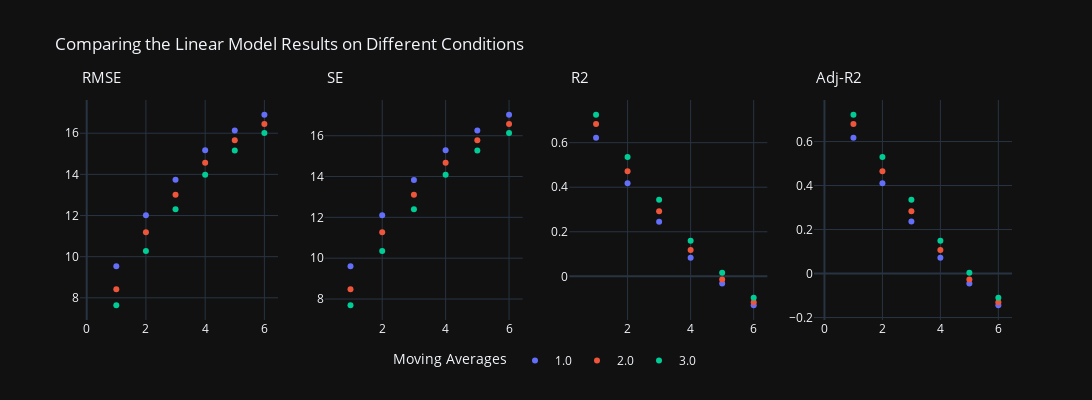
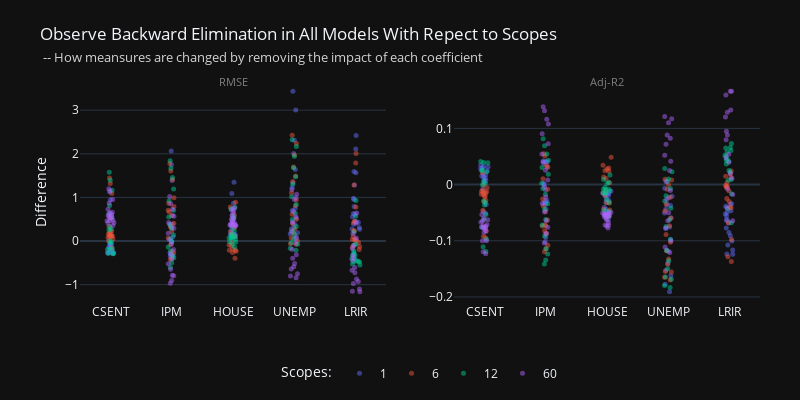
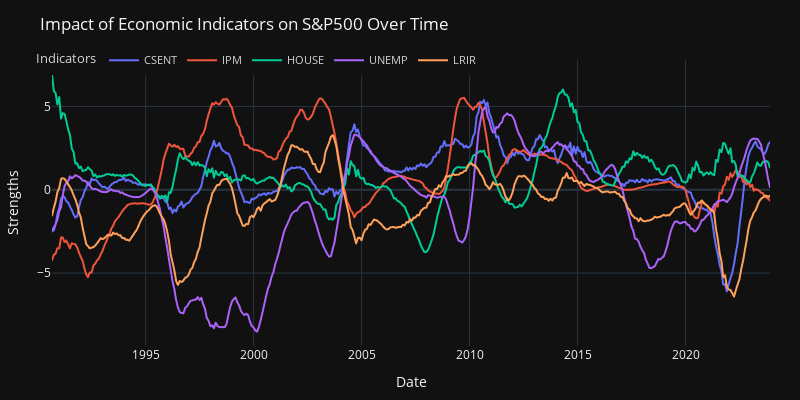

Write notebook code for charts like these, in order.
### Code cell
# comparing model performance & backward elimination test
fig1_1, fig1_2, fig1_3 = PA.model_learning([1, 6, 12, 60], model='LinR')

horizon_plots(fig1_1, 'Linear Model').show()
fig1_2.show()
fig1_3.show()

### Figure 1 — Plotly figure (JSON) as saved in the notebook; plotly's stock layout.template omitted (floating-point values rounded to 4 significant figures)
{"data": [{"hovertemplate": "MA=1.0<br>FP=%{x}<br>RMSE=%{y}<extra></extra>", "legendgroup": "1.0", "marker": {"color": "#636efa", "symbol": "circle"}, "mode": "markers", "name": "1.0", "orientation": "v", "showlegend": true, "type": "scatter", "x": [1, 2, 3, 4, 5, 6], "xaxis": "x", "y": [9.531, 12.02, 13.73, 15.18, 16.13, 16.9], "yaxis": "y"}, {"hovertemplate": "MA=2.0<br>FP=%{x}<br>RMSE=%{y}<extra></extra>", "legendgroup": "2.0", "marker": {"color": "#EF553B", "symbol": "circle"}, "mode": "markers", "name": "2.0", "orientation": "v", "showlegend": true, "type": "scatter", "x": [1, 2, 3, 4, 5, 6], "xaxis": "x", "y": [8.416, 11.19, 13.02, 14.57, 15.66, 16.45], "yaxis": "y"}, {"hovertemplate": "MA=3.0<br>FP=%{x}<br>RMSE=%{y}<extra></extra>", "legendgroup": "3.0", "marker": {"color": "#00cc96", "symbol": "circle"}, "mode": "markers", "name": "3.0", "orientation": "v", "showlegend": true, "type": "scatter", "x": [1, 2, 3, 4, 5, 6], "xaxis": "x", "y": [7.638, 10.27, 12.31, 13.98, 15.16, 16.02], "yaxis": "y"}, {"hovertemplate": "MA=1.0<br>FP=%{x}<br>SE=%{y}<extra></extra>", "legendgroup": "1.0", "marker": {"color": "#636efa", "symbol": "circle"}, "mode": "markers", "name": "1.0", "orientation": "v", "showlegend": false, "type": "scatter", "x": [1, 2, 3, 4, 5, 6], "xaxis": "x2", "y": [9.603, 12.11, 13.84, 15.29, 16.26, 17.03], "yaxis": "y2"}, {"hovertemplate": "MA=2.0<br>FP=%{x}<br>SE=%{y}<extra></extra>", "legendgroup": "2.0", "marker": {"color": "#EF553B", "symbol": "circle"}, "mode": "markers", "name": "2.0", "orientation": "v", "showlegend": false, "type": "scatter", "x": [1, 2, 3, 4, 5, 6], "xaxis": "x2", "y": [8.479, 11.27, 13.11, 14.68, 15.77, 16.58], "yaxis": "y2"}, {"hovertemplate": "MA=3.0<br>FP=%{x}<br>SE=%{y}<extra></extra>", "legendgroup": "3.0", "marker": {"color": "#00cc96", "symbol": "circle"}, "mode": "markers", "name": "3.0", "orientation": "v", "showlegend": false, "type": "scatter", "x": [1, 2, 3, 4, 5, 6], "xaxis": "x2", "y": [7.695, 10.35, 12.4, 14.08, 15.27, 16.14], "yaxis": "y2"}, {"hovertemplate": "MA=1.0<br>FP=%{x}<br>R2=%{y}<extra></extra>", "legendgroup": "1.0", "marker": {"color": "#636efa", "symbol": "circle"}, "mode": "markers", "name": "1.0", "orientation": "v", "showlegend": false, "type": "scatter", "x": [1, 2, 3, 4, 5, 6], "xaxis": "x3", "y": [0.6218, 0.4177, 0.2455, 0.08368, -0.03204, -0.1299], "yaxis": "y3"}, {"hovertemplate": "MA=2.0<br>FP=%{x}<br>R2=%{y}<extra></extra>", "legendgroup": "2.0", "marker": {"color": "#EF553B", "symbol": "circle"}, "mode": "markers", "name": "2.0", "orientation": "v", "showlegend": false, "type": "scatter", "x": [1, 2, 3, 4, 5, 6], "xaxis": "x3", "y": [0.6842, 0.4711, 0.2916, 0.1185, -0.01389, -0.1168], "yaxis": "y3"}, {"hovertemplate": "MA=3.0<br>FP=%{x}<br>R2=%{y}<extra></extra>", "legendgroup": "3.0", "marker": {"color": "#00cc96", "symbol": "circle"}, "mode": "markers", "name": "3.0", "orientation": "v", "showlegend": false, "type": "scatter", "x": [1, 2, 3, 4, 5, 6], "xaxis": "x3", "y": [0.7253, 0.5351, 0.3433, 0.1597, 0.01615, -0.09584], "yaxis": "y3"}, {"hovertemplate": "MA=1.0<br>FP=%{x}<br>Adj-R2=%{y}<extra></extra>", "legendgroup": "1.0", "marker": {"color": "#636efa", "symbol": "circle"}, "mode": "markers", "name": "1.0", "orientation": "v", "showlegend": false, "type": "scatter", "x": [1, 2, 3, 4, 5, 6], "xaxis": "x4", "y": [0.6171, 0.4104, 0.236, 0.07211, -0.04511, -0.1442], "yaxis": "y4"}, {"hovertemplate": "MA=2.0<br>FP=%{x}<br>Adj-R2=%{y}<extra></extra>", "legendgroup": "2.0", "marker": {"color": "#EF553B", "symbol": "circle"}, "mode": "markers", "name": "2.0", "orientation": "v", "showlegend": false, "type": "scatter", "x": [1, 2, 3, 4, 5, 6], "xaxis": "x4", "y": [0.6802, 0.4645, 0.2826, 0.1074, -0.02672, -0.1309], "yaxis": "y4"}, {"hovertemplate": "MA=3.0<br>FP=%{x}<br>Adj-R2=%{y}<extra></extra>", "legendgroup": "3.0", "marker": {"color": "#00cc96", "symbol": "circle"}, "mode": "markers", "name": "3.0", "orientation": "v", "showlegend": false, "type": "scatter", "x": [1, 2, 3, 4, 5, 6], "xaxis": "x4", "y": [0.7218, 0.5293, 0.3351, 0.149, 0.003698, -0.1097], "yaxis": "y4"}], "layout": {"annotations": [{"font": {"size": 15}, "showarrow": false, "text": "RMSE", "x": 0.5, "xanchor": "center", "xref": "x", "y": 1.05, "yanchor": "bottom", "yref": "paper"}, {"font": {"size": 15}, "showarrow": false, "text": "SE", "x": 0.5, "xanchor": "center", "xref": "x2", "y": 1.05, "yanchor": "bottom", "yref": "paper"}, {"font": {"size": 15}, "showarrow": false, "text": "R2", "x": 0.5, "xanchor": "center", "xref": "x3", "y": 1.05, "yanchor": "bottom", "yref": "paper"}, {"font": {"size": 15}, "showarrow": false, "text": "Adj-R2", "x": 0.5, "xanchor": "center", "xref": "x4", "y": 1.05, "yanchor": "bottom", "yref": "paper"}], "height": 400, "legend": {"orientation": "h", "title": {"text": "Moving Averages"}, "x": 0.5, "xanchor": "center", "y": -0.25, "yanchor": "bottom"}, "title": {"text": "Comparing the Linear Model Results on Different Conditions"}, "width": 1250, "xaxis": {"anchor": "y", "domain": [0, 0.2125]}, "xaxis2": {"anchor": "y2", "domain": [0.2625, 0.475]}, "xaxis3": {"anchor": "y3", "domain": [0.525, 0.7375]}, "xaxis4": {"anchor": "y4", "domain": [0.7875, 1]}, "yaxis": {"anchor": "x", "domain": [0, 1]}, "yaxis2": {"anchor": "x2", "domain": [0, 1]}, "yaxis3": {"anchor": "x3", "domain": [0, 1]}, "yaxis4": {"anchor": "x4", "domain": [0, 1]}}}

### Figure 2 — Plotly figure (JSON) as saved in the notebook; plotly's stock layout.template omitted (floating-point values rounded to 4 significant figures)
{"data": [{"alignmentgroup": "True", "boxpoints": "all", "fillcolor": "rgba(255,255,255,0)", "hoveron": "points", "hovertemplate": "sc=1<br>theta=%{x}<br>diff=%{y}<extra></extra>", "legendgroup": "1", "line": {"color": "rgba(255,255,255,0)"}, "marker": {"color": "#636efa", "opacity": 0.5, "size": 5}, "name": "1", "offsetgroup": "1", "orientation": "v", "pointpos": 0, "showlegend": true, "type": "box", "x": ["CSENT", "IPM", "HOUSE", "UNEMP", "LRIR", "CSENT", "IPM", "HOUSE", "UNEMP", "LRIR", "CSENT", "IPM", "HOUSE", "UNEMP", "LRIR", "CSENT", "IPM", "HOUSE", "UNEMP", "LRIR", "CSENT", "IPM", "HOUSE", "UNEMP", "LRIR", "CSENT", "IPM", "HOUSE", "UNEMP", "LRIR", "CSENT", "IPM", "HOUSE", "UNEMP", "LRIR", "CSENT", "IPM", "HOUSE", "UNEMP", "LRIR", "CSENT", "IPM", "HOUSE", "UNEMP", "LRIR", "CSENT", "IPM", "HOUSE", "UNEMP", "LRIR", "CSENT", "IPM", "HOUSE", "UNEMP", "LRIR", "CSENT", "IPM", "HOUSE", "UNEMP", "LRIR", "CSENT", "IPM", "HOUSE", "UNEMP", "LRIR", "CSENT", "IPM", "HOUSE", "UNEMP", "LRIR", "CSENT", "IPM", "HOUSE", "UNEMP", "LRIR", "CSENT", "IPM", "HOUSE", "UNEMP", "LRIR", "CSENT", "IPM", "HOUSE", "UNEMP", "LRIR", "CSENT", "IPM", "HOUSE", "UNEMP", "LRIR"], "x0": " ", "xaxis": "x", "y": [0.5975, 1.388, 0.8647, 2.312, 1.595, -0.1888, 0.3842, 0.4755, 1.335, 0.9837, -0.1946, 0.2969, 0.3169, 0.7505, 0.6318, -0.2571, -0.01871, 0.1417, 0.3824, 0.44, -0.2687, -0.3483, 0.09658, 0.1903, 0.3844, -0.1399, -0.3291, 0.1198, 0.0529, 0.3079, 0.9468, 1.749, 1.09, 3.002, 2.109, -0.09525, 0.3534, 0.5865, 1.642, 1.282, -0.1458, 0.3415, 0.4555, 0.9965, 0.7891, -0.2717, -0.004315, 0.2324, 0.5225, 0.5583, -0.2866, -0.3403, 0.1413, 0.3032, 0.425, -0.09389, -0.3391, 0.1551, 0.1627, 0.2739, 1.123, 2.064, 1.347, 3.437, 2.421, 0.108, 0.5914, 0.7401, 2.008, 1.567, -0.04769, 0.3819, 0.5266, 1.228, 0.955, -0.2305, 0.08946, 0.2571, 0.7005, 0.6168, -0.2669, -0.2666, 0.1501, 0.411, 0.4539, -0.06992, -0.2956, 0.1513, 0.2729, 0.2677], "y0": " ", "yaxis": "y"}, {"alignmentgroup": "True", "boxpoints": "all", "fillcolor": "rgba(255,255,255,0)", "hoveron": "points", "hovertemplate": "sc=1<br>theta=%{x}<br>diff=%{y}<extra></extra>", "legendgroup": "1", "line": {"color": "rgba(255,255,255,0)"}, "marker": {"color": "#636efa", "opacity": 0.5, "size": 5}, "name": "1", "offsetgroup": "1", "orientation": "v", "pointpos": 0, "showlegend": false, "type": "box", "x": ["CSENT", "IPM", "HOUSE", "UNEMP", "LRIR", "CSENT", "IPM", "HOUSE", "UNEMP", "LRIR", "CSENT", "IPM", "HOUSE", "UNEMP", "LRIR", "CSENT", "IPM", "HOUSE", "UNEMP", "LRIR", "CSENT", "IPM", "HOUSE", "UNEMP", "LRIR", "CSENT", "IPM", "HOUSE", "UNEMP", "LRIR", "CSENT", "IPM", "HOUSE", "UNEMP", "LRIR", "CSENT", "IPM", "HOUSE", "UNEMP", "LRIR", "CSENT", "IPM", "HOUSE", "UNEMP", "LRIR", "CSENT", "IPM", "HOUSE", "UNEMP", "LRIR", "CSENT", "IPM", "HOUSE", "UNEMP", "LRIR", "CSENT", "IPM", "HOUSE", "UNEMP", "LRIR", "CSENT", "IPM", "HOUSE", "UNEMP", "LRIR", "CSENT", "IPM", "HOUSE", "UNEMP", "LRIR", "CSENT", "IPM", "HOUSE", "UNEMP", "LRIR", "CSENT", "IPM", "HOUSE", "UNEMP", "LRIR", "CSENT", "IPM", "HOUSE", "UNEMP", "LRIR", "CSENT", "IPM", "HOUSE", "UNEMP", "LRIR"], "x0": " ", "xaxis": "x2", "y": [-0.0353, -0.08641, -0.05202, -0.1526, -0.1006, 0.01547, -0.03237, -0.04024, -0.1176, -0.08526, 0.01884, -0.02933, -0.03134, -0.07551, -0.06327, 0.02825, 0.002073, -0.0158, -0.043, -0.04958, 0.0319, 0.04123, -0.01161, -0.02293, -0.04663, 0.0173, 0.04044, -0.01494, -0.00658, -0.03861, -0.04771, -0.09403, -0.05561, -0.1773, -0.1166, 0.007435, -0.02826, -0.04746, -0.1402, -0.1075, 0.0137, -0.03278, -0.04395, -0.0984, -0.07724, 0.02968, 0.0004762, -0.02588, -0.05882, -0.06294, 0.03432, 0.04067, -0.01717, -0.03705, -0.05215, 0.01176, 0.04212, -0.01959, -0.02055, -0.03472, -0.05107, -0.1023, -0.06255, -0.1909, -0.1238, -0.007827, -0.04412, -0.05569, -0.1622, -0.1235, 0.004349, -0.03554, -0.04934, -0.1188, -0.09125, 0.02478, -0.009742, -0.02818, -0.07814, -0.06858, 0.03196, 0.03192, -0.01824, -0.0504, -0.05576, 0.008808, 0.03695, -0.01921, -0.03478, -0.03411], "y0": " ", "yaxis": "y2"}, {"alignmentgroup": "True", "boxpoints": "all", "fillcolor": "rgba(255,255,255,0)", "hoveron": "points", "hovertemplate": "sc=6<br>theta=%{x}<br>diff=%{y}<extra></extra>", "legendgroup": "6", "line": {"color": "rgba(255,255,255,0)"}, "marker": {"color": "#EF553B", "opacity": 0.5, "size": 5}, "name": "6", "offsetgroup": "6", "orientation": "v", "pointpos": 0, "showlegend": true, "type": "box", "x": ["CSENT", "IPM", "HOUSE", "UNEMP", "LRIR", "CSENT", "IPM", "HOUSE", "UNEMP", "LRIR", "CSENT", "IPM", "HOUSE", "UNEMP", "LRIR", "CSENT", "IPM", "HOUSE", "UNEMP", "LRIR", "CSENT", "IPM", "HOUSE", "UNEMP", "LRIR", "CSENT", "IPM", "HOUSE", "UNEMP", "LRIR", "CSENT", "IPM", "HOUSE", "UNEMP", "LRIR", "CSENT", "IPM", "HOUSE", "UNEMP", "LRIR", "CSENT", "IPM", "HOUSE", "UNEMP", "LRIR", "CSENT", "IPM", "HOUSE", "UNEMP", "LRIR", "CSENT", "IPM", "HOUSE", "UNEMP", "LRIR", "CSENT", "IPM", "HOUSE", "UNEMP", "LRIR", "CSENT", "IPM", "HOUSE", "UNEMP", "LRIR", "CSENT", "IPM", "HOUSE", "UNEMP", "LRIR", "CSENT", "IPM", "HOUSE", "UNEMP", "LRIR", "CSENT", "IPM", "HOUSE", "UNEMP", "LRIR", "CSENT", "IPM", "HOUSE", "UNEMP", "LRIR", "CSENT", "IPM", "HOUSE", "UNEMP", "LRIR"], "x0": " ", "xaxis": "x", "y": [1.092, 1.413, 0.5997, 1.973, 1.286, 0.2336, 0.8666, 0.2081, 1.363, 0.4265, 0.1622, 0.5822, 0.09904, 0.8139, 0.2336, 0.04663, 0.2185, -0.2134, 0.3975, 0.01055, 0.102, -0.2762, -0.3964, 0.06818, 0.03828, -0.1616, -0.424, -0.2136, -0.06284, 0.2302, 1.319, 1.607, 0.7817, 2.236, 1.791, 0.3323, 0.7919, 0.3608, 1.489, 0.4542, 0.1126, 0.6637, 0.1442, 0.947, 0.1051, 0.1197, 0.3252, -0.09115, 0.5016, -0.0326, 0.1627, -0.08323, -0.2367, 0.179, -0.1019, 0.006329, -0.3866, -0.2603, -0.07195, 0.02678, 1.443, 1.78, 0.8897, 2.424, 2.007, 0.5312, 0.9948, 0.5243, 1.698, 0.778, 0.1668, 0.7032, 0.312, 1.104, 0.03234, 0.08259, 0.4065, -0.02969, 0.6154, -0.1276, 0.2196, 0.06669, -0.1095, 0.2781, -0.1944, 0.1092, -0.2342, -0.1802, -0.001023, -0.1459], "y0": " ", "yaxis": "y"}, {"alignmentgroup": "True", "boxpoints": "all", "fillcolor": "rgba(255,255,255,0)", "hoveron": "points", "hovertemplate": "sc=6<br>theta=%{x}<br>diff=%{y}<extra></extra>", "legendgroup": "6", "line": {"color": "rgba(255,255,255,0)"}, "marker": {"color": "#EF553B", "opacity": 0.5, "size": 5}, "name": "6", "offsetgroup": "6", "orientation": "v", "pointpos": 0, "showlegend": false, "type": "box", "x": ["CSENT", "IPM", "HOUSE", "UNEMP", "LRIR", "CSENT", "IPM", "HOUSE", "UNEMP", "LRIR", "CSENT", "IPM", "HOUSE", "UNEMP", "LRIR", "CSENT", "IPM", "HOUSE", "UNEMP", "LRIR", "CSENT", "IPM", "HOUSE", "UNEMP", "LRIR", "CSENT", "IPM", "HOUSE", "UNEMP", "LRIR", "CSENT", "IPM", "HOUSE", "UNEMP", "LRIR", "CSENT", "IPM", "HOUSE", "UNEMP", "LRIR", "CSENT", "IPM", "HOUSE", "UNEMP", "LRIR", "CSENT", "IPM", "HOUSE", "UNEMP", "LRIR", "CSENT", "IPM", "HOUSE", "UNEMP", "LRIR", "CSENT", "IPM", "HOUSE", "UNEMP", "LRIR", "CSENT", "IPM", "HOUSE", "UNEMP", "LRIR", "CSENT", "IPM", "HOUSE", "UNEMP", "LRIR", "CSENT", "IPM", "HOUSE", "UNEMP", "LRIR", "CSENT", "IPM", "HOUSE", "UNEMP", "LRIR", "CSENT", "IPM", "HOUSE", "UNEMP", "LRIR", "CSENT", "IPM", "HOUSE", "UNEMP", "LRIR"], "x0": " ", "xaxis": "x2", "y": [-0.08209, -0.1081, -0.0439, -0.1554, -0.09769, -0.02161, -0.08237, -0.01923, -0.1323, -0.03978, -0.01728, -0.063, -0.01053, -0.08884, -0.02495, -0.005467, -0.02577, 0.0248, -0.04717, -0.001235, -0.01272, 0.03403, 0.04865, -0.008495, -0.004765, 0.02103, 0.05475, 0.02776, 0.008205, -0.03033, -0.09211, -0.1142, -0.05283, -0.1648, -0.1286, -0.03007, -0.07318, -0.03269, -0.1419, -0.04133, -0.01183, -0.07128, -0.01518, -0.1028, -0.01104, -0.01406, -0.03847, 0.01062, -0.0597, 0.003807, -0.02048, 0.01039, 0.02941, -0.02255, 0.01272, -0.000841, 0.05074, 0.0343, 0.009536, -0.00356, -0.09481, -0.1196, -0.05632, -0.1696, -0.1368, -0.04576, -0.08772, -0.04516, -0.1549, -0.06786, -0.01713, -0.07385, -0.03224, -0.1179, -0.003303, -0.009637, -0.048, 0.003449, -0.07323, 0.01477, -0.02772, -0.008373, 0.01366, -0.03516, 0.02419, -0.01462, 0.03103, 0.02392, 0.0001365, 0.01939], "y0": " ", "yaxis": "y2"}, {"alignmentgroup": "True", "boxpoints": "all", "fillcolor": "rgba(255,255,255,0)", "hoveron": "points", "hovertemplate": "sc=12<br>theta=%{x}<br>diff=%{y}<extra></extra>", "legendgroup": "12", "line": {"color": "rgba(255,255,255,0)"}, "marker": {"color": "#00cc96", "opacity": 0.5, "size": 5}, "name": "12", "offsetgroup": "12", "orientation": "v", "pointpos": 0, "showlegend": true, "type": "box", "x": ["CSENT", "IPM", "HOUSE", "UNEMP", "LRIR", "CSENT", "IPM", "HOUSE", "UNEMP", "LRIR", "CSENT", "IPM", "HOUSE", "UNEMP", "LRIR", "CSENT", "IPM", "HOUSE", "UNEMP", "LRIR", "CSENT", "IPM", "HOUSE", "UNEMP", "LRIR", "CSENT", "IPM", "HOUSE", "UNEMP", "LRIR", "CSENT", "IPM", "HOUSE", "UNEMP", "LRIR", "CSENT", "IPM", "HOUSE", "UNEMP", "LRIR", "CSENT", "IPM", "HOUSE", "UNEMP", "LRIR", "CSENT", "IPM", "HOUSE", "UNEMP", "LRIR", "CSENT", "IPM", "HOUSE", "UNEMP", "LRIR", "CSENT", "IPM", "HOUSE", "UNEMP", "LRIR", "CSENT", "IPM", "HOUSE", "UNEMP", "LRIR", "CSENT", "IPM", "HOUSE", "UNEMP", "LRIR", "CSENT", "IPM", "HOUSE", "UNEMP", "LRIR", "CSENT", "IPM", "HOUSE", "UNEMP", "LRIR", "CSENT", "IPM", "HOUSE", "UNEMP", "LRIR", "CSENT", "IPM", "HOUSE", "UNEMP", "LRIR"], "x0": " ", "xaxis": "x", "y": [1.162, 1.457, 0.5655, 1.941, 0.2071, 0.5276, 0.7049, 0.1485, 1.301, -0.2228, 0.2772, 0.2944, 0.07204, 0.6392, -0.3256, -0.05092, -0.01718, -0.1365, 0.231, -0.4034, -0.1889, -0.3304, -0.06942, -0.04214, -0.328, -0.2854, -0.6026, 0.1149, -0.2088, -0.06577, 1.391, 1.666, 0.7348, 2.169, 0.5654, 0.633, 0.923, 0.3304, 1.475, -0.2641, 0.255, 0.3849, 0.1267, 0.8363, -0.4037, 0.001487, 0.05425, -0.01705, 0.3319, -0.4665, -0.1946, -0.229, -0.0297, 0.05125, -0.4576, -0.283, -0.5006, 0.06205, -0.1642, -0.2971, 1.575, 1.84, 0.7756, 2.32, 0.929, 0.8129, 1.195, 0.5151, 1.683, -0.08472, 0.3254, 0.5505, 0.237, 1.018, -0.4811, -0.0183, 0.1381, 0.06446, 0.4913, -0.5278, -0.1703, -0.1375, 0.03875, 0.1461, -0.5498, -0.2927, -0.3855, 0.08257, -0.07147, -0.4699], "y0": " ", "yaxis": "y"}, {"alignmentgroup": "True", "boxpoints": "all", "fillcolor": "rgba(255,255,255,0)", "hoveron": "points", "hovertemplate": "sc=12<br>theta=%{x}<br>diff=%{y}<extra></extra>", "legendgroup": "12", "line": {"color": "rgba(255,255,255,0)"}, "marker": {"color": "#00cc96", "opacity": 0.5, "size": 5}, "name": "12", "offsetgroup": "12", "orientation": "v", "pointpos": 0, "showlegend": false, "type": "box", "x": ["CSENT", "IPM", "HOUSE", "UNEMP", "LRIR", "CSENT", "IPM", "HOUSE", "UNEMP", "LRIR", "CSENT", "IPM", "HOUSE", "UNEMP", "LRIR", "CSENT", "IPM", "HOUSE", "UNEMP", "LRIR", "CSENT", "IPM", "HOUSE", "UNEMP", "LRIR", "CSENT", "IPM", "HOUSE", "UNEMP", "LRIR", "CSENT", "IPM", "HOUSE", "UNEMP", "LRIR", "CSENT", "IPM", "HOUSE", "UNEMP", "LRIR", "CSENT", "IPM", "HOUSE", "UNEMP", "LRIR", "CSENT", "IPM", "HOUSE", "UNEMP", "LRIR", "CSENT", "IPM", "HOUSE", "UNEMP", "LRIR", "CSENT", "IPM", "HOUSE", "UNEMP", "LRIR", "CSENT", "IPM", "HOUSE", "UNEMP", "LRIR", "CSENT", "IPM", "HOUSE", "UNEMP", "LRIR", "CSENT", "IPM", "HOUSE", "UNEMP", "LRIR", "CSENT", "IPM", "HOUSE", "UNEMP", "LRIR", "CSENT", "IPM", "HOUSE", "UNEMP", "LRIR", "CSENT", "IPM", "HOUSE", "UNEMP", "LRIR"], "x0": " ", "xaxis": "x2", "y": [-0.09724, -0.1236, -0.04595, -0.1685, -0.01653, -0.05337, -0.07181, -0.01479, -0.1357, 0.02186, -0.0319, -0.0339, -0.00823, -0.07448, 0.03668, 0.006383, 0.002155, 0.01706, -0.02922, 0.05, 0.02476, 0.04312, 0.009132, 0.005548, 0.04281, 0.03889, 0.08137, -0.01584, 0.02853, 0.009021, -0.1106, -0.1344, -0.05637, -0.1795, -0.04298, -0.06211, -0.09167, -0.032, -0.1499, 0.02491, -0.02909, -0.04411, -0.01438, -0.09744, 0.04494, -0.0001876, -0.006857, 0.00215, -0.04234, 0.05795, 0.02599, 0.03054, 0.003986, -0.006895, 0.0606, 0.03937, 0.0692, -0.008723, 0.02293, 0.04132, -0.1193, -0.1415, -0.05604, -0.1832, -0.06774, -0.07632, -0.1141, -0.04769, -0.1644, 0.007623, -0.03638, -0.06209, -0.02641, -0.1169, 0.05211, 0.002296, -0.01742, -0.008108, -0.0627, 0.06503, 0.02291, 0.01853, -0.005249, -0.01985, 0.07308, 0.04129, 0.05422, -0.01178, 0.01015, 0.06591], "y0": " ", "yaxis": "y2"}, {"alignmentgroup": "True", "boxpoints": "all", "fillcolor": "rgba(255,255,255,0)", "hoveron": "points", "hovertemplate": "sc=60<br>theta=%{x}<br>diff=%{y}<extra></extra>", "legendgroup": "60", "line": {"color": "rgba(255,255,255,0)"}, "marker": {"color": "#ab63fa", "opacity": 0.5, "size": 5}, "name": "60", "offsetgroup": "60", "orientation": "v", "pointpos": 0, "showlegend": true, "type": "box", "x": ["CSENT", "IPM", "HOUSE", "UNEMP", "LRIR", "CSENT", "IPM", "HOUSE", "UNEMP", "LRIR", "CSENT", "IPM", "HOUSE", "UNEMP", "LRIR", "CSENT", "IPM", "HOUSE", "UNEMP", "LRIR", "CSENT", "IPM", "HOUSE", "UNEMP", "LRIR", "CSENT", "IPM", "HOUSE", "UNEMP", "LRIR", "CSENT", "IPM", "HOUSE", "UNEMP", "LRIR", "CSENT", "IPM", "HOUSE", "UNEMP", "LRIR", "CSENT", "IPM", "HOUSE", "UNEMP", "LRIR", "CSENT", "IPM", "HOUSE", "UNEMP", "LRIR", "CSENT", "IPM", "HOUSE", "UNEMP", "LRIR", "CSENT", "IPM", "HOUSE", "UNEMP", "LRIR", "CSENT", "IPM", "HOUSE", "UNEMP", "LRIR", "CSENT", "IPM", "HOUSE", "UNEMP", "LRIR", "CSENT", "IPM", "HOUSE", "UNEMP", "LRIR", "CSENT", "IPM", "HOUSE", "UNEMP", "LRIR", "CSENT", "IPM", "HOUSE", "UNEMP", "LRIR", "CSENT", "IPM", "HOUSE", "UNEMP", "LRIR"], "x0": " ", "xaxis": "x", "y": [0.95, 0.7275, 0.6937, 0.9515, 0.1715, 0.6499, 0.2937, 0.5222, 0.4338, -0.174, 0.5861, -0.0667, 0.4239, -0.04437, -0.4397, 0.4782, -0.4148, 0.3761, -0.3964, -0.7274, 0.4191, -0.7851, 0.3493, -0.6396, -0.9738, 0.3582, -0.9659, 0.3829, -0.8417, -1.166, 1.148, 0.853, 0.7565, 1.07, 0.4077, 0.7287, 0.4265, 0.5878, 0.5575, -0.09993, 0.608, 0.03538, 0.4524, 0.08428, -0.3896, 0.5377, -0.302, 0.3902, -0.313, -0.6719, 0.4663, -0.6497, 0.3512, -0.5904, -0.9304, 0.4146, -0.9056, 0.3632, -0.8044, -1.153, 1.201, 1.024, 0.7181, 1.182, 0.6418, 0.8702, 0.5671, 0.646, 0.6782, 0.07022, 0.6577, 0.1775, 0.504, 0.2139, -0.3242, 0.5725, -0.1931, 0.4153, -0.1885, -0.6095, 0.5286, -0.5205, 0.3712, -0.5129, -0.8685, 0.4669, -0.794, 0.3544, -0.7489, -1.1], "y0": " ", "yaxis": "y"}, {"alignmentgroup": "True", "boxpoints": "all", "fillcolor": "rgba(255,255,255,0)", "hoveron": "points", "hovertemplate": "sc=60<br>theta=%{x}<br>diff=%{y}<extra></extra>", "legendgroup": "60", "line": {"color": "rgba(255,255,255,0)"}, "marker": {"color": "#ab63fa", "opacity": 0.5, "size": 5}, "name": "60", "offsetgroup": "60", "orientation": "v", "pointpos": 0, "showlegend": false, "type": "box", "x": ["CSENT", "IPM", "HOUSE", "UNEMP", "LRIR", "CSENT", "IPM", "HOUSE", "UNEMP", "LRIR", "CSENT", "IPM", "HOUSE", "UNEMP", "LRIR", "CSENT", "IPM", "HOUSE", "UNEMP", "LRIR", "CSENT", "IPM", "HOUSE", "UNEMP", "LRIR", "CSENT", "IPM", "HOUSE", "UNEMP", "LRIR", "CSENT", "IPM", "HOUSE", "UNEMP", "LRIR", "CSENT", "IPM", "HOUSE", "UNEMP", "LRIR", "CSENT", "IPM", "HOUSE", "UNEMP", "LRIR", "CSENT", "IPM", "HOUSE", "UNEMP", "LRIR", "CSENT", "IPM", "HOUSE", "UNEMP", "LRIR", "CSENT", "IPM", "HOUSE", "UNEMP", "LRIR", "CSENT", "IPM", "HOUSE", "UNEMP", "LRIR", "CSENT", "IPM", "HOUSE", "UNEMP", "LRIR", "CSENT", "IPM", "HOUSE", "UNEMP", "LRIR", "CSENT", "IPM", "HOUSE", "UNEMP", "LRIR", "CSENT", "IPM", "HOUSE", "UNEMP", "LRIR", "CSENT", "IPM", "HOUSE", "UNEMP", "LRIR"], "x0": " ", "xaxis": "x2", "y": [-0.09991, -0.07586, -0.07224, -0.1001, -0.0175, -0.07571, -0.03379, -0.06056, -0.05016, 0.0197, -0.07414, 0.008262, -0.05334, 0.0055, 0.0538, -0.06464, 0.05459, -0.05068, 0.05219, 0.09481, -0.05955, 0.1078, -0.04953, 0.08817, 0.1329, -0.05321, 0.1384, -0.05691, 0.121, 0.166, -0.1194, -0.08766, -0.07743, -0.1109, -0.04114, -0.08465, -0.049, -0.06793, -0.06436, 0.01126, -0.07715, -0.004404, -0.05711, -0.01051, 0.04781, -0.07326, 0.04009, -0.05293, 0.04154, 0.08814, -0.06716, 0.09055, -0.05042, 0.08243, 0.1286, -0.06249, 0.1315, -0.05467, 0.1172, 0.1663, -0.1231, -0.1042, -0.07212, -0.1211, -0.06424, -0.1001, -0.06448, -0.07367, -0.07743, -0.007831, -0.08303, -0.02203, -0.06329, -0.02659, 0.03954, -0.07799, 0.02566, -0.05629, 0.02506, 0.0799, -0.07641, 0.07288, -0.0534, 0.07183, 0.1203, -0.07094, 0.1163, -0.05367, 0.1099, 0.1597], "y0": " ", "yaxis": "y2"}], "layout": {"annotations": [{"font": {"color": "grey", "size": 11}, "showarrow": false, "text": "RMSE", "x": 0.225, "xanchor": "center", "xref": "paper", "y": 0.95, "yanchor": "bottom", "yref": "paper"}, {"font": {"color": "grey", "size": 11}, "showarrow": false, "text": "Adj-R2", "x": 0.775, "xanchor": "center", "xref": "paper", "y": 0.95, "yanchor": "bottom", "yref": "paper"}], "height": 400, "legend": {"orientation": "h", "title": {"text": "Scopes:"}, "x": 0.5, "xanchor": "center", "y": -0.25, "yanchor": "top"}, "margin": {"b": 60, "l": 80, "r": 40, "t": 80}, "title": {"text": "Observe Backward Elimination in All Models With Repect to Scopes<br><span style=\"font-size: 12.5px; color: lightgrey;\"> -- How meansures are changed by removing the impact of each coefficient</span>"}, "width": 800, "xaxis": {"anchor": "y", "domain": [0, 0.45]}, "xaxis2": {"anchor": "y2", "domain": [0.55, 1]}, "yaxis": {"anchor": "x", "domain": [0, 1], "title": {"text": "Difference"}}, "yaxis2": {"anchor": "x2", "domain": [0, 1]}}}

### Figure 3 — Plotly figure (JSON) as saved in the notebook; plotly's stock layout.template omitted (floating-point values rounded to 4 significant figures; data arrays with more than 128 entries replaced by an {"elided": "..."} marker saying what was removed)
{"data": [{"hovertemplate": "%{y}", "legendgroup": "CSENT", "line": {"color": "#636efa", "dash": "solid"}, "marker": {"symbol": "circle"}, "mode": "lines", "name": "CSENT", "showlegend": true, "type": "scattergl", "x": {"elided": "400 str values"}, "xaxis": "x", "y": {"elided": "400 float values"}, "yaxis": "y"}, {"hovertemplate": "%{y}", "legendgroup": "IPM", "line": {"color": "#EF553B", "dash": "solid"}, "marker": {"symbol": "circle"}, "mode": "lines", "name": "IPM", "showlegend": true, "type": "scattergl", "x": {"elided": "400 str values"}, "xaxis": "x", "y": {"elided": "400 float values"}, "yaxis": "y"}, {"hovertemplate": "%{y}", "legendgroup": "HOUSE", "line": {"color": "#00cc96", "dash": "solid"}, "marker": {"symbol": "circle"}, "mode": "lines", "name": "HOUSE", "showlegend": true, "type": "scattergl", "x": {"elided": "400 str values"}, "xaxis": "x", "y": {"elided": "400 float values"}, "yaxis": "y"}, {"hovertemplate": "%{y}", "legendgroup": "UNEMP", "line": {"color": "#ab63fa", "dash": "solid"}, "marker": {"symbol": "circle"}, "mode": "lines", "name": "UNEMP", "showlegend": true, "type": "scattergl", "x": {"elided": "400 str values"}, "xaxis": "x", "y": {"elided": "400 float values"}, "yaxis": "y"}, {"hovertemplate": "%{y}", "legendgroup": "LRIR", "line": {"color": "#FFA15A", "dash": "solid"}, "marker": {"symbol": "circle"}, "mode": "lines", "name": "LRIR", "showlegend": true, "type": "scattergl", "x": {"elided": "400 str values"}, "xaxis": "x", "y": {"elided": "400 float values"}, "yaxis": "y"}], "layout": {"height": 400, "hovermode": "x unified", "legend": {"font": {"color": "lightgray", "size": 11}, "orientation": "h", "title": {"text": "Indicators"}, "tracegroupgap": 0, "x": -0.025, "xanchor": "left", "y": 1.05, "yanchor": "top"}, "margin": {"b": 50, "l": 50, "r": 30, "t": 60}, "title": {"text": "Impact of Economic Indicators on S&P500 Over Time"}, "width": 800, "xaxis": {"anchor": "y", "domain": [0, 1], "title": {"text": "Date"}}, "yaxis": {"anchor": "x", "domain": [0, 1], "title": {"text": "Strengths"}}}}
